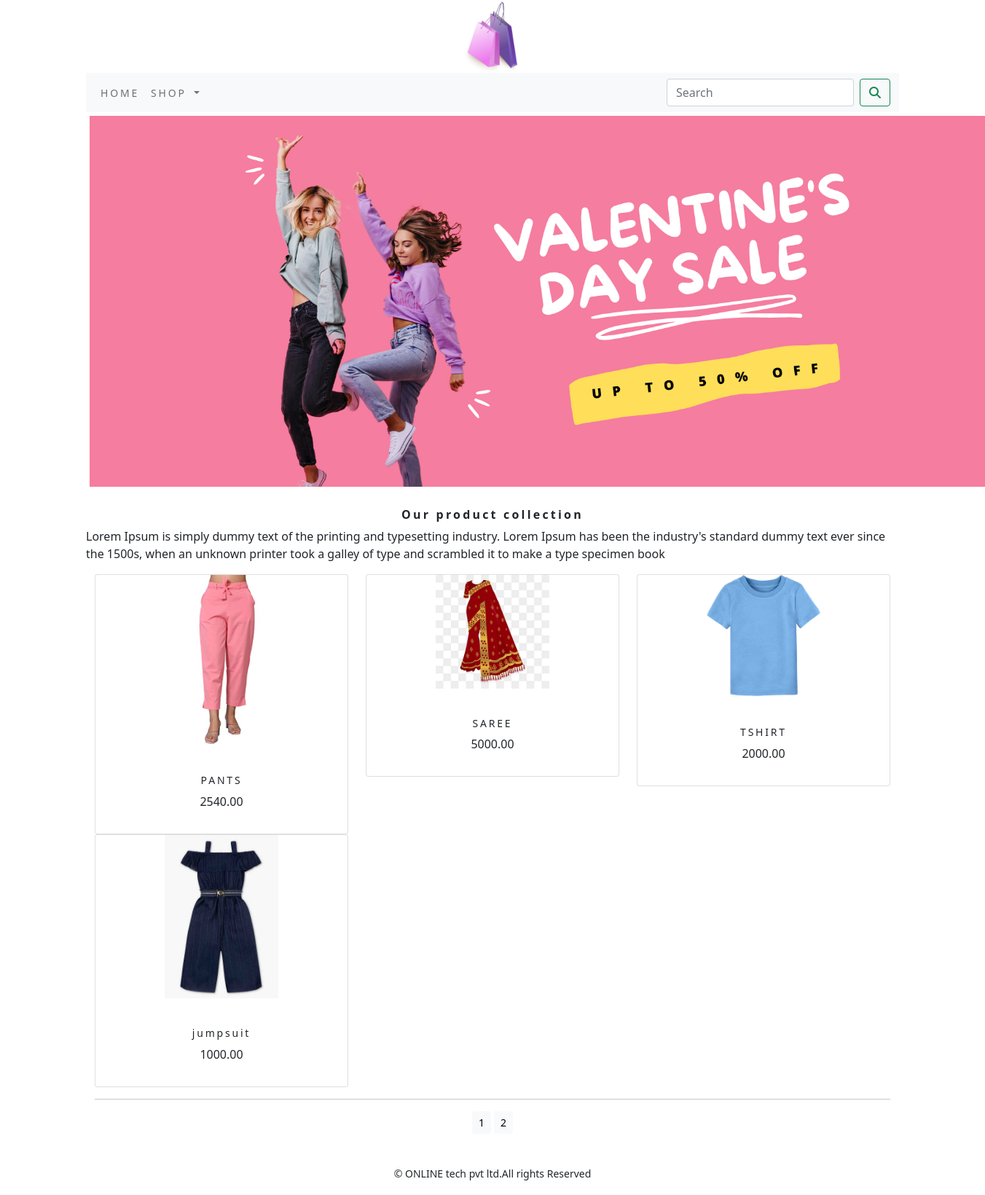
The page /shopapp/?page=2 on the database its author committed.
### shopapp/models.py (models this page shows, shortened)
class Product(models.Model):
    name=models.CharField(max_length=250,unique=True)
    slug=models.SlugField(max_length=250,unique=True)
    description=models.TextField(blank=True)
    price=models.DecimalField(max_digits=10,decimal_places=2)
    category=models.ForeignKey(Category,on_delete=models.CASCADE)
    image=models.ImageField(upload_to='product',blank=True)
    stock=models.IntegerField()
    available=models.BooleanField(default=True)
    created=models.DateTimeField(auto_now_add=True)
    updated=models.DateTimeField(auto_now=True)
    def get_url(self):
        return reverse('shopapp:prodCatdetail',args=[self.category.slug,self.slug])
    class Meta:
        ordering = ('name',)
        verbose_name = 'product'
        verbose_name_plural = 'products'

### shopapp/views.py (the view)
# urls.py: path('', views.allProdCat, name='allProdCat'),
def allProdCat(request,c_slug=None):
    c_page=None
    products_list=None
    if c_slug!=None:
        c_page=get_object_or_404(Category,slug=c_slug)
        products_list =Product.objects.all().filter(category=c_page,available=True)
    else:
        products_list=Product.objects.all().filter(available=True)
    paginator=Paginator(products_list,6)
    try:
        page=int(request.GET.get('page','1'))
    except:
        page=1
    try:
        products=paginator.page(page)
    except (EmptyPage,InvalidPage):
        products=paginator.page(paginator.num_pages)
    return render(request,"category.html",{'category':c_page,'products':products})

### cart/context_processors.py (called while the page is built)
def counter(request):
    item_count=0
    if 'admin' in request.path:
        return {}
    else:
        try:
            cart=Cart.objects.filter(cart_id=_cart_id(request))
            cart_items=CartItem.objects.all().filter(cart=cart[:1])
            for cart_item in cart_items:
                item_count +=cart_item.quantity
        except Cart.DoesNotExist:
            item_count=0
    return dict(item_count=item_count)

### cart/views.py (called while the page is built)
def _cart_id(request):
    cart=request.session.session_key
    if not cart:
        cart=request.session.create()
    return cart

### shopapp/context_processors.py (called while the page is built)
def menu_links(request):
    links=Category.objects.all()
    return dict(links=links)

### shopapp/models.py (called while the page is built)
    def get_url(self):
        return reverse('shopapp:products_by_category',args=[self.slug])

### templates/category.html (shortened to what this page needs)
{% extends 'base.html' %}
{% load static %}
{% block content %}
<div class="mx_auto">
    {% if category %}
    <img class="my_image" src="{{category.image.url}}" alt="{{category.name}}" width="1000;" height="700;">
</div>
    <br>
<div>
    <h1 class="text_center my_title">{{category.name}}</h1>
    <p class="text-justify">{{category.description}}</p>
</div>
    {% else %}
<div>
<img class="my_image my_image_padding" src="{% static 'img/banner.png' %}" alt="our products" width="1300px" height="350px">
</div>
<br>
<div>
    <h1 class="text-center my_title"><b>Our product collection</b></h1>
    <p class="text-justify">Lorem Ipsum is simply dummy text of the printing and typesetting industry. Lorem Ipsum has been the industry's standard dummy text ever since the 1500s, when an unknown printer took a galley of type and scrambled it to make a type specimen book</p>
</div>
    {% endif %}
<div class="container">
    <div class="row mx_auto">
        {% for product in products.object_list %}
        <div class="my_bottom_margin col-9 col-sm-12 col-md-4 col-lg-4">
            <div class="card text-center" style="min-width:18rem;">
                    <a href="{{product.get_url}}"><img class="card-img-top my_image"  src="{{product.image.url}}" alt="productname" style="width:45%" ></a>
                <br>
            <div class="card-body">
                <h4>{{product.name}}</h4>
                <p>{{product.price}}</p>
            </div>
            </div>
        </div>
        {% endfor %}
    </div>
    <div class="mx_auto">
        {% if products.paginator.num_pages > 1 %}
        <hr>
        <div class="text-center">
            {% for pg in products.paginator.page_range %}
                <a href="?page={{pg}}" class="btn btn-light btn-sm {% if products.number == pg %} active {% endif %}">{{pg}}</a>
            {% endfor %}
        </div>
        {% endif %}
    </div>
    <br>
</div>
{% endblock %}

### static/css/custom.css (style rules this page uses)
body { font-family: 'Roboto', sans-serif; }
.my_image { width=100%; height:auto; }
.my_title { font-size:16px; text_transform:uppercase; letter-spacing:.2em; }
.my_image_padding { padding:5px; }
.my_bottom_margin { margin_bottom:10px; }
.card-body h4 { font-size:14px; text_transform=uppercase; letter-spacing:.2em; }

### rows shown on the page
Product: image (picture), name "PANTS", price "2540.00"
Product: image (picture), name "SAREE", price "5000.00"
Product: image (picture), name "TSHIRT", price "2000.00"
Product: image (picture), name "jumpsuit", price "1000.00"

### other values the page prints
{{ pg }} "1" "2"
